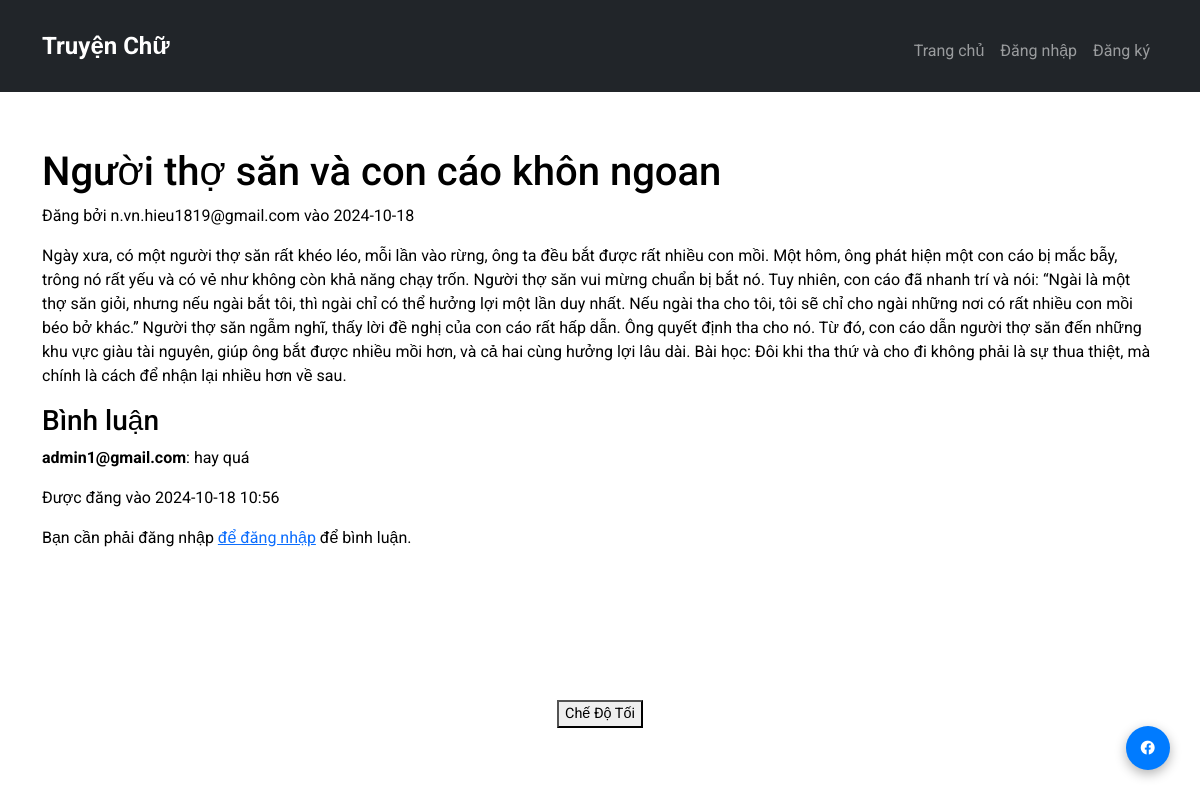
The page /story/1 on the database its author committed.
### app/models.py (models this page shows, shortened)
class Story(db.Model):
    __tablename__ = 'story'
    story_id = db.Column(db.Integer, primary_key=True)
    title = db.Column(db.String(200), nullable=False)
    content = db.Column(db.Text, nullable=False)
    user_id = db.Column(db.Integer, db.ForeignKey('user.user_id'), nullable=False)
    date_posted = db.Column(db.DateTime, default=datetime.utcnow)
    author = db.relationship('User', back_populates='stories')  # Sử dụng 'author' thay cho 'user'
    comments = db.relationship('Comment', back_populates='story', cascade='all, delete-orphan')

class User(db.Model):
    __tablename__ = 'user'  # Đặt tên bảng rõ ràng
    user_id = db.Column(db.Integer, primary_key=True)
    email = db.Column(db.String(100), nullable=False, unique=True)
    password_hash = db.Column(db.String(128), nullable=False)  # Mã hóa mật khẩu
    is_active = db.Column(db.Boolean, default=True)  # Trạng thái tài khoản
    stories = db.relationship('Story', back_populates='author', cascade='all, delete-orphan')
    comments = db.relationship('Comment', back_populates='author', cascade='all, delete-orphan')

class Comment(db.Model):
    __tablename__ = 'comment'  # Đặt tên bảng rõ ràng
    comment_id = db.Column(db.Integer, primary_key=True)
    content = db.Column(db.Text, nullable=False)
    story_id = db.Column(db.Integer, db.ForeignKey('story.story_id'), nullable=False)
    user_id = db.Column(db.Integer, db.ForeignKey('user.user_id'), nullable=False)
    date_posted = db.Column(db.DateTime, default=datetime.utcnow)
    story = db.relationship('Story', back_populates='comments')
    author = db.relationship('User', back_populates='comments')

### app/routes.py (the view)
@main.route("/story/<int:story_id>")
def story_detail(story_id):
    story = Story.query.get_or_404(story_id)
    comments = Comment.query.filter_by(story_id=story_id).all()
    return render_template("story_detail.html", story=story, comments=comments)

### app/templates/story_detail.html (shortened to what this page needs)
{% extends "base.html" %}
{% block content %}
<h1>{{ story.title }}</h1>
<p>Đăng bởi {{ story.author.email }} vào {{ story.date_posted.strftime('%Y-%m-%d') }}</p>
<p>{{ story.content }}</p>
<h3>Bình luận</h3>
{% for comment in comments %}
    <div class="comment">
        <p><strong>{{ comment.author.email }}</strong>: {{ comment.content }}</p>
        <p>Được đăng vào {{ comment.date_posted.strftime('%Y-%m-%d %H:%M') }}</p>
    </div>
{% else %}
    <p>Không có bình luận.</p>
{% endfor %}
{% if 'user' in session %}
<h4>Thêm bình luận:</h4>
<form method="POST" action="{{ url_for('main.add_comment', story_id=story.story_id) }}">
    <textarea name="content" required></textarea>
    <button type="submit">Đăng</button>
</form>
{% else %}
<p>Bạn cần phải đăng nhập <a href="{{ url_for('main.login') }}">để đăng nhập</a> để bình luận.</p>
{% endif %}
{% endblock %}

### app/static/style.css (style rules this page uses)
body { font-family: 'Roboto', sans-serif; background-color: #f8f9fa; }
body { background-color: #ffffff; color: #000000; }

### rows shown on the page
Story: title "Người thợ săn và con cáo khôn ngoan", date_posted "2024-10-18", content "Ngày xưa, có một người thợ săn rất khéo léo, mỗi lần vào rừng, ông ta đều bắt được rất nhiều con mồi. Một hôm, ông phát hiện một con cáo bị mắc bẫy, trông nó rất yếu và có vẻ như không còn khả năng chạy trốn. Người thợ săn vui mừng chuẩn bị bắt nó. Tuy nhiên, con cáo đã nhanh trí và nói: “Ngài là một thợ săn giỏi, nhưng nếu ngài bắt tôi, thì ngài chỉ có thể hưởng lợi một lần duy nhất. Nếu ngài tha cho tôi, tôi sẽ chỉ cho ngài những nơi có rất nhiều con mồi béo bở khác.” Người thợ săn ngẫm nghĩ, thấy lời đề nghị của con cáo rất hấp dẫn. Ông quyết định tha cho nó. Từ đó, con cáo dẫn người thợ săn đến những khu vực giàu tài nguyên, giúp ông bắt được nhiều mồi hơn, và cả hai cùng hưởng lợi lâu…"
User: author.email "n.vn.hieu1819@gmail.com"
Comment: author.email "admin1@gmail.com", content "hay quá", date_posted "2024-10-18 10:56"
